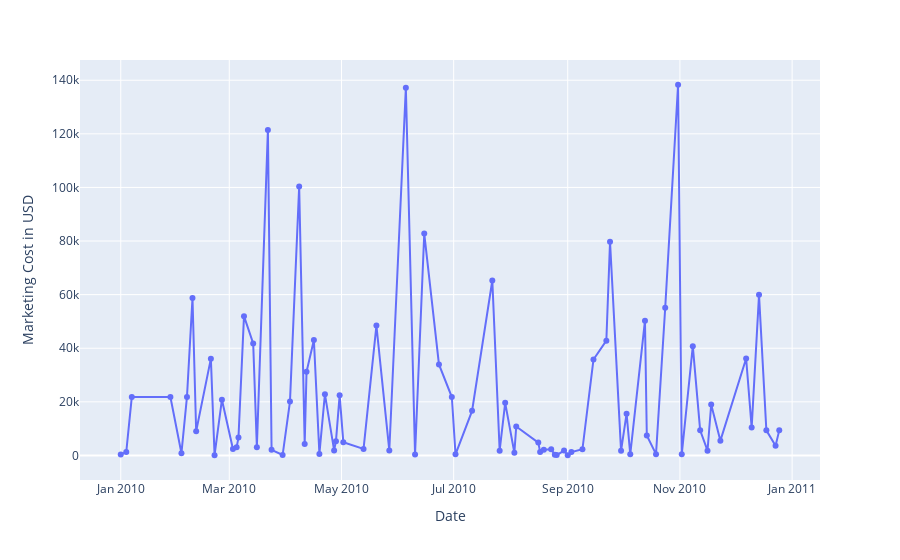

Source (notebook cell):
### Code cell
fig = px.line(data_frame = df_cost_by_date, x='date', y='cost' ,markers = True)

fig.update_layout(xaxis_title_text = 'Date', yaxis_title_text = 'Marketing Cost in USD')

fig.show()
